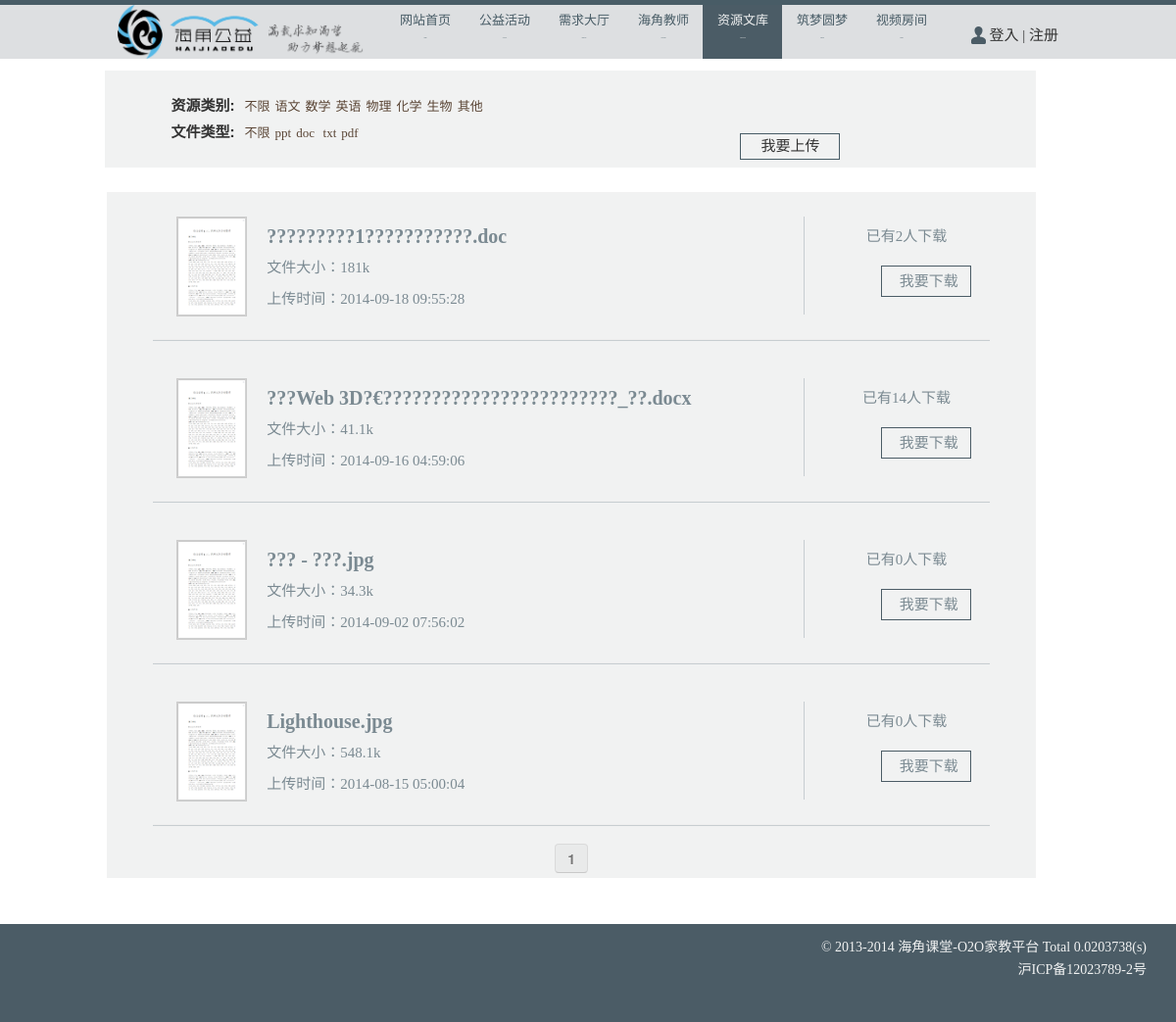
Page /resource.php on the committed database.
### tables this page shows
CREATE TABLE IF NOT EXISTS `resource` (
  `id_resource` int(11) NOT NULL auto_increment,
  `name` varchar(100) NOT NULL,
  `time` datetime NOT NULL,
  `count` int(11) NOT NULL default '0',
  `user_id_user` int(11) NOT NULL,
  `type` varchar(45) NOT NULL,
  `file_type` varchar(45) NOT NULL,
  `is_del` int(11) NOT NULL default '0',
  `size` int(11) NOT NULL,
  PRIMARY KEY  (`id_resource`),
  KEY `fk_resource_user1_idx` (`user_id_user`)
);

### db.inc.php (called while the page is built, shortened)
<?php
	class DBSQL {
		private $DB="";
		public function __construct() {
			@ $this->DB = new mysqli(SERVER_NAME, DB_USER, DB_PASSWORD, DB_NAME);
		}
		public function select($sql="") {
			$result = $this->DB->query($sql);
			$count = $result->num_rows;
			$data = array();
			for ($i = 0;$i < $count;$i++){
				$data[$i] = $result->fetch_assoc();
			}
			return $data;
		}
	}
?>

### resource.php (the view, shortened to what this page needs)
 <?php
	require("header.php");
?>
    <link href="css/rating_simple.css" rel="stylesheet" type="text/css">
	<div id="contents">
		<div id="teacher_select_region" >
			<p><span>资源类别:</span><a>不限</a><a>语文</a><a>数学</a><a>英语</a><a>物理</a><a>化学</a><a>生物</a><a>其他</a></P>
			<p><span>文件类型:</span><a>不限</a><a>ppt</a><a>doc</a>
				<a>txt</a><a>pdf</a>
			</P>
		</div>
		<div  style="border:solid 1px rgb(72,92,102);cursor:hand;height:25px;width:100px;font-size:15px;font-family:微软雅黑;margin-top:-60px;float:right;margin-bottom:0px;margin-right:200px;" onclick = "check_user_login()">
			<p style="margin-top:2px;text-align:center">我要上传</p>
		</div>
		<div id="teacher_result_region" style="background-color:rgb(241,242,242);">
<?php
	$d = new Resources();
	$page_num = 1;
	$count = $d->select("select count(*) from resource");
	$count = $count[0]['count(*)'];
	$data = $d->select("select * from resource order by id_resource desc limit 0,".RESOURCE_PAGE_NUM);
	foreach ($data as $item) {
		echo '
			<div id="teacher_intro" style="height:150px;">
				<div id="downlaod_intro_left" style="height:150px;">
				';
				echo '<img src="images/resource.png" alt="img" id="teacher_favicon" class="t_favicon" style="width:70px;height:100px;">';
		echo '
				<div style="margin-top:35px;">
				<p ><span class="user_name"><b>'.$item['name'].'</b></span>
					</p>
					<p></p>
					<p></p>
					<p></p>
					<p>文件大小：'.round($item['size']/(1024.0), 1).'k</p>
					<p>上传时间：'.$item['time'].'&nbsp&nbsp&nbsp&nbsp</p>
					';
		echo
			'
				</div>
				</div>
				<div id="Layer1" style="float:left;margin-top:25px; width:1px; background-color:rgb(199, 205, 209);height:100px;"></div>
				<div id="downlaod_intro_right" style="height:150px;">
					<div id="teacher_score" style="text-align:center;margin-top:35px;">
						<span style="display:none">'.$item['id_resource'].'</span>
						<span style="display:none">'.$item['user_id_user'].'</span>
						<span style="display:none">'.$item['name'].'</span>
						<p>已有'.$item['count'].'人下载</p>
					<!--	<li style="width:120px"><button type="button" class="btn btn-default" onclick="down(this)" style="font-family:'."'黑体'".';margin-top:-3px;">下载</button></li>
					-->
						<div class="detail" onclick="down(this)" style="margin-left:78px;">
							<p style="padding-right:0px;margin-left:5px;" >我要下载</p>
						</div>
					</div>
				</div>
				<hr <hr style="border-bottom:1px solid rgb(199, 205, 209);"/>
			</div>
		';
	}
	echo '
			<div id="page_select">
				<span  id="page_num" style="display:none">'.$page_num.'</span>
				<div class="btn-group" style="margin-bottom:5px;">';
	$i = 1;
	for(;$i <= ($count - 1 + RESOURCE_PAGE_NUM)/RESOURCE_PAGE_NUM && $i < 10;$i++) {
		if($page_num == $i)
			echo '<button type="button" class="btn btn-default"  onclick="select_page(this)" disabled="disabled"><b>'.$i.'</b></button>';
		else
			echo '<button type="button" class="btn btn-default"  onclick="select_page(this)">'.$i.'</button>';
	}
	echo'
			</div>
		</div>
		';
	echo '</div>';
?>
		</div>
	</div>
<?php
	require("footer.php");
?>

### css/style.css (style rules this page uses)
body { font-family: "微软雅黑", "微软雅黑", Times, serif; margin: 0; }
img { border: 0; }
#contents { display: inline-block; width: 88%; padding: 0 47px; }
#contents p a { color: #5a4535; }
hr { border:0; border-top: 1px solid #000; margin-bottom: 30px; }
#teacher_favicon { margin-left:10%; margin-top:25px; margin-bottom:25px; margin-right:20px; float:left; height:200px; width:200px; }
#teacher_result_region { text-align:left; margin-left:2px; margin-bottom:5px; font-family:"微软雅黑"; }
#teacher_intro { background-color: rgb(241,242,242); height:250px; margin-bottom:15px; }
#downlaod_intro_left { float:left; width:75%; height:250px; }
#downlaod_intro_right { float:left; width:24%; height:250px; }
#teacher_intro p { margin:0 0 12; padding-right:20px; font-family:"微软雅黑"; font-size:15px; color: rgb(123,138,146); }
.category { margin-left:20px; margin-right:5px; font-weight:bold; font-size:15px; }
#teacher_select_region p { margin-top:5px; margin-bottom:5px; }
#teacher_result_region hr { margin-left:5%; margin-top:30px; width:90%; }
#teacher_select_region p a { cursor:hand; text-decoration:none; }
#teacher_select_region p a { margin-left:5px; }
.detail { border: solid 1px rgb(75,92,102); width: 80px; font-size: 15px; height: 20px; padding: 5px; margin-top:20px; text-align:center; cursor:hand; }
#teacher_select_region { background-color:rgb(241,242,242); padding-left:5%; padding-right:5%; padding-top:20px; margin-top:10px; padding-bottom:20px; margin-bottom:25px; text-align:left; font-size:13px; }
#teacher_select_region p a { font-family:"微软雅黑"; }
.t_favicon { width:200px; height:200px; border:solid #ccc 1px; }
.user_name { font-family: "微软雅黑" "微软雅黑"; font-size: 20px; color:rgb(123,138,146); }
#page_select { text-align: center; margin-top: 20px; }

### rows in the picture
resource: name "?????????1???????????.doc", $item['size']/(1024.0) "181", time "2014-09-18 09:55:28", count "2"
resource: name "???Web 3D?€????????????????????????_??.docx", $item['size']/(1024.0) "41.1", time "2014-09-16 04:59:06", count "14"
resource: name "??? - ???.jpg", $item['size']/(1024.0) "34.3", time "2014-09-02 07:56:02", count "0"
resource: name "Lighthouse.jpg", $item['size']/(1024.0) "548.1", time "2014-08-15 05:00:04", count "0"
